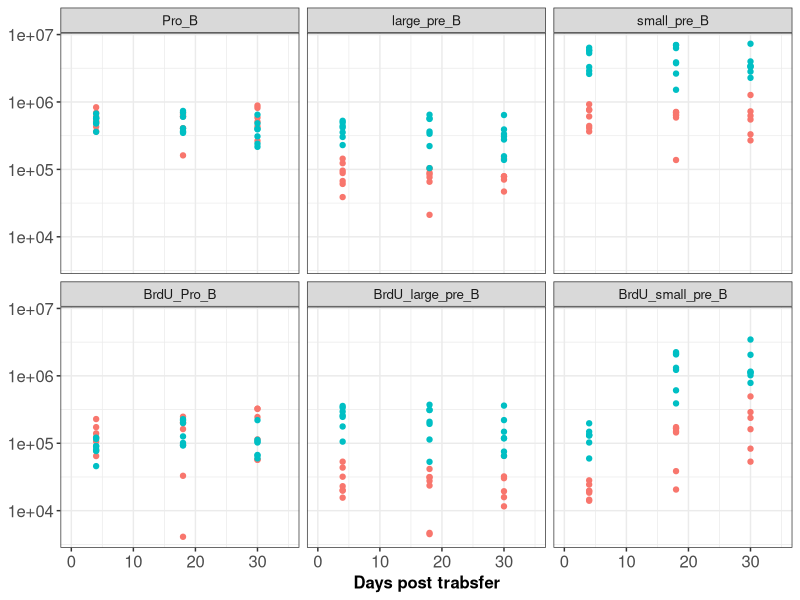
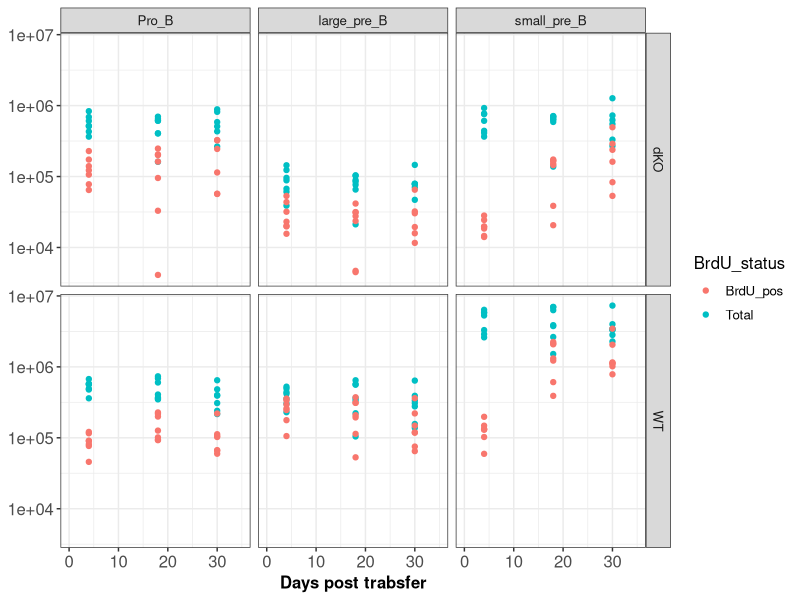
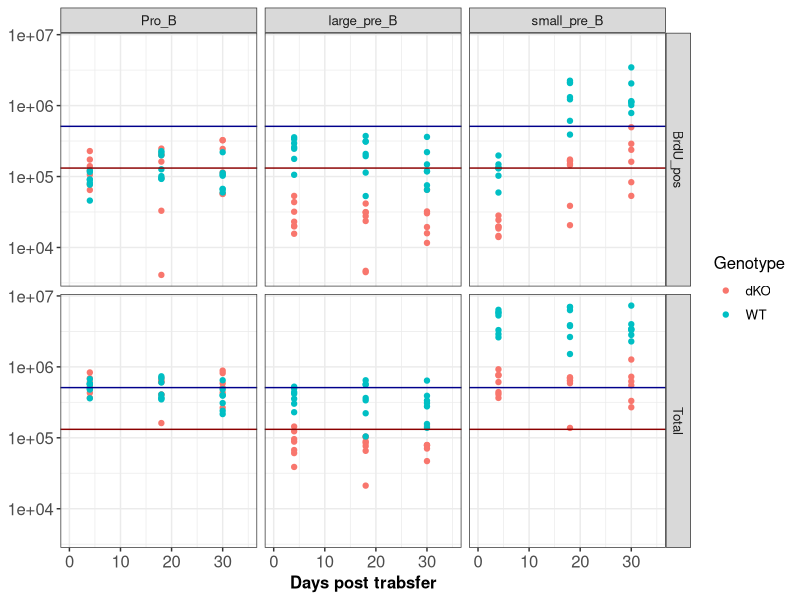
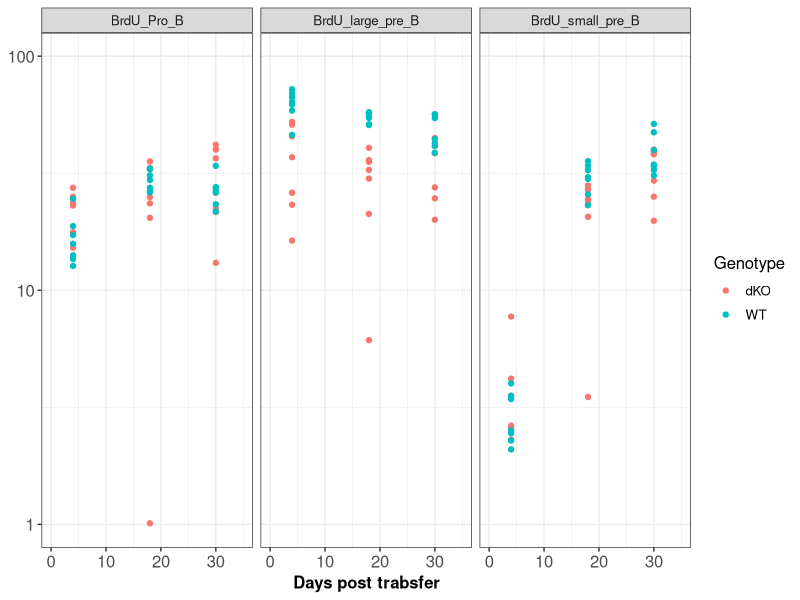
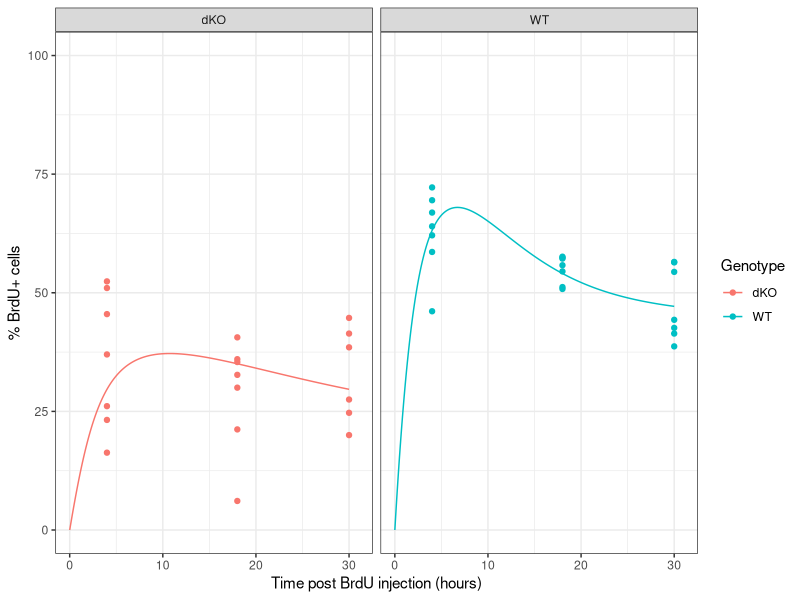

Write the R code that produced these figures, in order. (Note: this script raises an error after producing the figures.)
rm(list = ls()); gc();

############################################################
### Preamble
############################################################

## loading libraries
library(tidyverse)
library(readxl)
library(deSolve)

#### plotting style
myTheme <- theme(text = element_text(size = 12), axis.text = element_text(size = 12),
                 axis.title =  element_text(size = 12, face = "bold"),
                 plot.title = element_text(size=12,  hjust = 0.5, face = "bold"),
                 legend.background = element_blank(), legend.key = element_blank())

# setting ggplot theme for rest fo the plots
theme_set(theme_bw())

fancy_scientific <- function(l) {
  # turn in to character string in scientific notation
  l <- format(l, scientific = TRUE)
  # quote the part before the exponent to keep all the digits
  l <- gsub("^(.*)e", "'\\1'e", l)
  # remove + after exponent, if exists. E.g.: (e^+2 -> e^2)
  l <- gsub("e\\+","e",l)  
  # turn the 'e' into plotmath format
  l <- gsub("e", "%*%10^", l)
  # convert 1x10^ or 1.000x10^ -> 10^
  l <- gsub("\\'1[\\.0]*\\'\\%\\*\\%", "", l)
  # return this as an expression
  parse(text=l)
}

log10minorbreaks = as.numeric(1:10 %o% 10^(-4:8))


############################################################
############################################################

## import data
## BrdU pulse chase in developing B cells
scale_fun <- function(x) {x*1e6}

counts_df <- read_excel("datafiles/BrdU_data.xlsx", sheet =1) %>%
  mutate(across("Sample", str_replace_all, c("Stain 2 BM development" = "", " " = "_")),
         across("Experiment_Date", str_replace, "2014-", "")) %>%
  unite(sample_id, Experiment_Date, Sample) %>%
  mutate_at(vars(contains("_B")), scale_fun) %>%
  select(-Total_cells_BM) %>%
  select(sample_id, Time_h, Genotype, Pro_B, large_pre_B, small_pre_B, 
         BrdU_Pro_B, BrdU_large_pre_B, BrdU_small_pre_B) %>%
  gather(-c(sample_id, Time_h, Genotype), key = 'subpop', value = "cell_counts") %>%
  mutate(pop_id = ifelse(grepl("Pro_B", subpop), "Pro_B",
                         ifelse(grepl("large_pre_B", subpop), "large_pre_B", 
                                "small_pre_B")),
         BrdU_status = ifelse(grepl("BrdU", subpop), "BrdU_pos", 
                                "Total"))

ggplot(counts_df, aes(x= Time_h, y=cell_counts, col = Genotype)) +
  geom_point()+ xlim(0, 35)+
  scale_y_log10() + 
  labs(x='Days post trabsfer', y=NULL)+
  facet_wrap(~ factor(subpop, levels = c("Pro_B", "large_pre_B", "small_pre_B",
                                   "BrdU_Pro_B", "BrdU_large_pre_B", "BrdU_small_pre_B"))) +
  myTheme + guides(col="none")

ggplot(counts_df, aes(x= Time_h, y=cell_counts, col = BrdU_status)) +
  geom_point()+ xlim(0, 35)+
  scale_y_log10() + 
  labs(x='Days post trabsfer', y=NULL)+
  facet_grid(Genotype ~ factor(pop_id, levels = c("Pro_B", "large_pre_B", "small_pre_B",
                                         "BrdU_Pro_B", "BrdU_large_pre_B", "BrdU_small_pre_B"))) +
  myTheme 

ggplot(counts_df, aes(x= Time_h, y=cell_counts, col = Genotype)) +
  geom_point()+ xlim(0, 35)+
  scale_y_log10() + 
  geom_hline(yintercept = 510111, col="darkblue")+
  geom_hline(yintercept = 131619, col="darkred")+
  labs(x='Days post trabsfer', y=NULL)+
  facet_grid(BrdU_status ~ factor(pop_id, levels = c("Pro_B", "large_pre_B", "small_pre_B",
                                                  "BrdU_Pro_B", "BrdU_large_pre_B", "BrdU_small_pre_B"))) +
  myTheme 



fracs_df <- read_excel("datafiles/BrdU_data.xlsx", sheet =2) %>%
  mutate(across("Sample", str_replace_all, c("Stain 2 BM development" = "", " " = "_")),
         across("Experiment_Date", str_replace, "2014-", "")) %>%
  unite(sample_id, Experiment_Date, Sample) %>%
  select(sample_id, Time_h, Genotype, 
         BrdU_Pro_B, BrdU_large_pre_B, BrdU_small_pre_B) %>%
  gather(-c(sample_id, Time_h, Genotype), key = 'subpop', value = "prop_brdu")


ggplot(fracs_df, aes(x= Time_h, y=prop_brdu, col = Genotype)) +
  geom_point()+ xlim(0, 35) + scale_y_continuous(trans = "log10", limits = c(1, 100))+
  labs(x='Days post trabsfer', y=NULL) +
  facet_wrap(~ factor(subpop, levels = c("BrdU_Pro_B", "BrdU_large_pre_B", "BrdU_small_pre_B"))) +
  myTheme


counts_df %>%
  group_by(Genotype, pop_id, BrdU_status) %>%
  summarise(mean_c = mean(cell_counts))

##stan model
# library(rstan)
# stanmodel <- "stan_models/Simple_multiplex_model.stan"
# expose_stan_functions(stanmodel)
# 
# solve_time <- c(4, 18, 30)
# init_cond <- c(0, 0, 372151, 0, 0, 83027) #, 0, 0, 4318182, 0, 0, 607546)
# params <- c(6, 0.2, 0.01, 0.02)#, 0.1, 0.01, 0.05)
# ypred <- solve_ODE_sys(solve_time, init_cond, parms = params)



### data munging
large_preB_df <- counts_df %>% filter(pop_id == "large_pre_B") %>% 
  select(sample_id, Time_h, cell_counts, BrdU_status, Genotype) %>%
  spread(key = BrdU_status, value = cell_counts) %>%
  mutate(prop_brdu = BrdU_pos/Total) 

large_preB_wt <- large_preB_df %>% filter(Genotype == "WT") %>% arrange(Time_h)
large_preB_dko <- large_preB_df %>% filter(Genotype == "dKO") %>% arrange(Time_h)

logit_func <- function(x){log(x/(1-x))}
logit_func(large_preB_dko$prop_brdu)

solve_time <- c(4, 18, 30)
time_index1 <- purrr::map_dbl(large_preB_wt$Time_h, function(x) which(x == solve_time))    # keeping track of index of time point in relation to solve_time
time_index2 <- purrr::map_dbl(large_preB_dko$Time_h, function(x) which(x == solve_time))    # keeping track of index of time point in relation to solve_time
# 
# ## Data to import in Stan
# numObs1 <- nrow(large_preB_wt)
# numObs2 <- nrow(large_preB_dko)
# BrdU_wt <- large_preB_wt$prop_brdu
# BrdU_dko <- large_preB_dko$prop_brdu
# n_shards <- length(solve_time)
# 
# # time sequence for predictions specific to age bins within the data
# ts_pred <- seq(0, 30, length.out = 300)
# numPred <- length(ts_pred)
# 
# 
# stan_rdump(c("numObs1",  "numObs2", "solve_time", "n_shards", "time_index1", "time_index2",
#              "BrdU_wt",  "BrdU_dko", "ts_pred", "numPred"),
#            file = file.path('datafiles', paste0('BrdU_stanfit',".Rdump")))


##############################################################################################################################
### model
eps_func_exp <- function(Time, r_eps){
  exp(-r_eps * Time)
}

eps_func_hill <- function(Time, r_eps){
  1/(1+ (Time/r_eps)^2)
}

eps_func <- function(Time, r_eps){
  #eps_func_exp(Time, r_eps)
  eps_func_hill(Time, r_eps)
}

asinsq_inv <- function(x){sin(x)^2}

ode_func <- function (Time, y, parms) {
  pro_pos = (131619) #counts_df %>% filter(subpop == "BrdU_Pro_B") %>%
    #summarise(mean(cell_counts))
  pro_neg = (378491.4) #counts_df %>% filter(subpop == "Pro_B") %>%
    #summarise(mean(cell_counts)) - pro_pos
  
  with(as.list(c(y, parms)),{
    delta = exp(delta_log)
    rho = exp(rho_log)
    rho_dko = exp(rho_dko_log)
    delta_dko = exp(delta_log)
    #r_eps = 1
    
    theta = (rho - delta) * (y1+y2+y3)/(pro_neg+pro_pos)
    theta_dko = (rho_dko - delta_dko) * (y4+y5+y6)/(pro_neg+pro_pos)
    #alpha = asinsq_inv(alpha_log)
    
    ## in WT
    # L2 pop
    dy1 <- theta * (pro_pos) + rho * eps_func(Time, r_eps) * (2*y2 + y1) - rho * (1-eps_func(Time, r_eps)) * y1 - delta * y1
    # L1 pop
    dy2 <- theta * (pro_neg) + rho * eps_func(Time, r_eps) * (2*y3 - y2) + 2 * rho * (1-eps_func(Time, r_eps)) * y1 - delta * y2
    # U pop
    dy3 <- - rho * eps_func(Time, r_eps) * y3 + rho * (1-eps_func(Time, r_eps)) * (y2 + y3) - delta * y3
    
    ## in DKO
    # L2 pop
    dy4 <- theta_dko * (pro_pos) + rho_dko * eps_func(Time, r_eps) * (2*y5 + y4) - rho_dko * (1-eps_func(Time, r_eps)) * y4 - delta_dko * y4
    # L1 pop
    dy5 <- theta_dko * (pro_neg) + rho_dko * eps_func(Time, r_eps) * (2*y6 - y5) + 2 * rho_dko * (1-eps_func(Time, r_eps)) * y4 - delta_dko * y5
    # U pop
    dy6 <- - rho_dko * eps_func(Time, r_eps) * y6 + rho_dko * (1-eps_func(Time, r_eps)) * (y5 + y6) - delta_dko * y6

    list(c(dy1, dy2, dy3, dy4, dy5, dy6))
  })
}

init_cond_wt <- c("y1" = 0.0, "y2" = 0, "y3" = 372151)
init_cond_dko <- c("y4" = 0.0, "y5" = 0, "y6" = 83027)
init_cond <- c(init_cond_wt, init_cond_dko)
params <- c("rho_log" = -3, "delta_log" = -5, "rho_dko_log" = -4, "r_eps" =5)#, "delta_dko_log" = -6)
asin_transf <- function(x){asin(sqrt(x))}

pred_df <- data.frame(ode(y=init_cond, times=c(0, 4, 18, 30), func=ode_func, parms=params))%>%
  mutate(wt_Total = y1+y2+y3,
         wt_prop_brdu = (y1+y2)/wt_Total,
         dko_Total = y4+y5+y6,
         dko_prop_brdu = (y4+y5)/dko_Total) %>%
  filter(time != 0) %>% rename(Time_h = time)


#model optimization 
LL_func <- function(param, boot_data1, boot_data2, init_conds) {
  k <- length(param)        #number of unknown parameters 
  n1 <-  nrow(boot_data1)
  n2 <-  nrow(boot_data2)
  
  pred_df <- data.frame(ode(y=init_conds, times=c(0, 4, 18, 30), func=ode_func, parms=param))%>%
    mutate(wt_Total = y1+y2+y3,
           wt_prop_brdu = (y1+y2)/wt_Total,
           dko_Total = y4+y5+y6,
           dko_prop_brdu = (y4+y5)/dko_Total) %>%
    filter(time != 0) %>% rename(Time_h = time)
  
  pred_wt <- pred_df %>%
    select(Time_h, contains('wt'))
  pred_dko <- pred_df %>%
    select(Time_h, contains('dko'))
  
  wt_total <-  boot_data1$Total 
  wt_frac <-  boot_data1$prop_brdu
  
  dko_total <-  boot_data2$Total 
  dko_frac <-  boot_data2$prop_brdu
  
  R1 <- sum((asin_transf(pred_wt$wt_prop_brdu[time_index1]) - asin_transf(wt_frac))^2)
 # R2 <- sum((log(pred_wt$wt_Total[time_index1]) - log(wt_total))^2)
  R3 <- sum((asin_transf(pred_dko$dko_prop_brdu[time_index2]) - asin_transf(dko_frac))^2)
 # R4 <- sum((log(pred_dko$dko_Total[time_index2]) - log(dko_total))^2)
  
  logl <- -(n1/2)*(log(R1))  - (n2/2)*(log(R3)) 
  
  return(-logl)
} 

fit_LL <- optim(par=params, fn=LL_func, 
                boot_data1 = large_preB_wt, boot_data2 = large_preB_dko, init_conds = init_cond,
                method = "Nelder-Mead",
                control = list(trace = 6, maxit=3000))

fit_LL
par_est <- fit_LL$par
1/exp(fit_LL$par[1:3])
aic_val <-  2 * length(fit_LL$par) + 2 * fit_LL$value
aic_val
exp(fit_LL$par[1])/exp(fit_LL$par[3])
asinsq_inv(fit_LL$par[4])

## predictions
pred_df <- data.frame(ode(y=init_cond, times=seq(0, 30, by=0.01), func=ode_func, parms=par_est))%>%
  mutate(wt_Total = y1+y2+y3,
         wt_prop_brdu = (y1+y2)/wt_Total,
         dko_Total = y4+y5+y6,
         dko_prop_brdu = (y4+y5)/dko_Total,
         Time_h = time) %>%
  select(Time_h, contains('prop')) %>%
  gather(-Time_h, key = "genotype", value = "prop_brdu") %>%
  mutate(Genotype = ifelse(grepl("wt", genotype), "WT", "dKO"))


ggplot()+
  geom_point(data = large_preB_df, aes(x=Time_h, y=prop_brdu *100, col=Genotype))+
  geom_line(data = pred_df, aes(x=Time_h, y=prop_brdu*100, col=Genotype)) +
  facet_wrap(.~ Genotype)+
  labs(x = "Time post BrdU injection (hours)", y= paste0("% BrdU+ cells"))+
  xlim(0, 31) + ylim(0, 100)

modelName <- "BF_M0v2.2"
ggsave(file.path("output_fit/BF", paste0("P1_", modelName, ".pdf")), last_plot(), device = "pdf", width = 9, height = 4.5)

ptable <- data.frame("Model" = modelName,
                     "AIC" = aic_val,
                     "parname" = c("rho", "delta", "rho_dko", "r_eps"),
                     "pars" = c(exp(fit_LL$par[1:3]),
                     (fit_LL$par[4])
                     ))

write.table(ptable, file = file.path("output_fit/BF", "BF_par_table.csv"),
            sep = ",", append = T, quote = FALSE,
            col.names = F, row.names = FALSE)

ts_pred <- seq(0.1, 30, 0.05)
eps_vec_pred <- sapply(ts_pred, eps_func, r_eps = fit_LL$par[4])
ggplot()+
  geom_line(aes(x = ts_pred, y=eps_vec_pred), col=4) +
  scale_x_log10(limits=c(0.1, 30), breaks=c(0.01, 0.03, 0.1, 0.3, 1, 3, 10, 30)) + ylim(0,1)+
  labs(x = "Time post BrdU injection (hours)", y= paste0("Labeling efficiecency of BrdU"))

ggsave(file.path("output_fit/BF", paste0("P2_", modelName, ".pdf")), last_plot(), device = "pdf", width = 5, height = 4)
